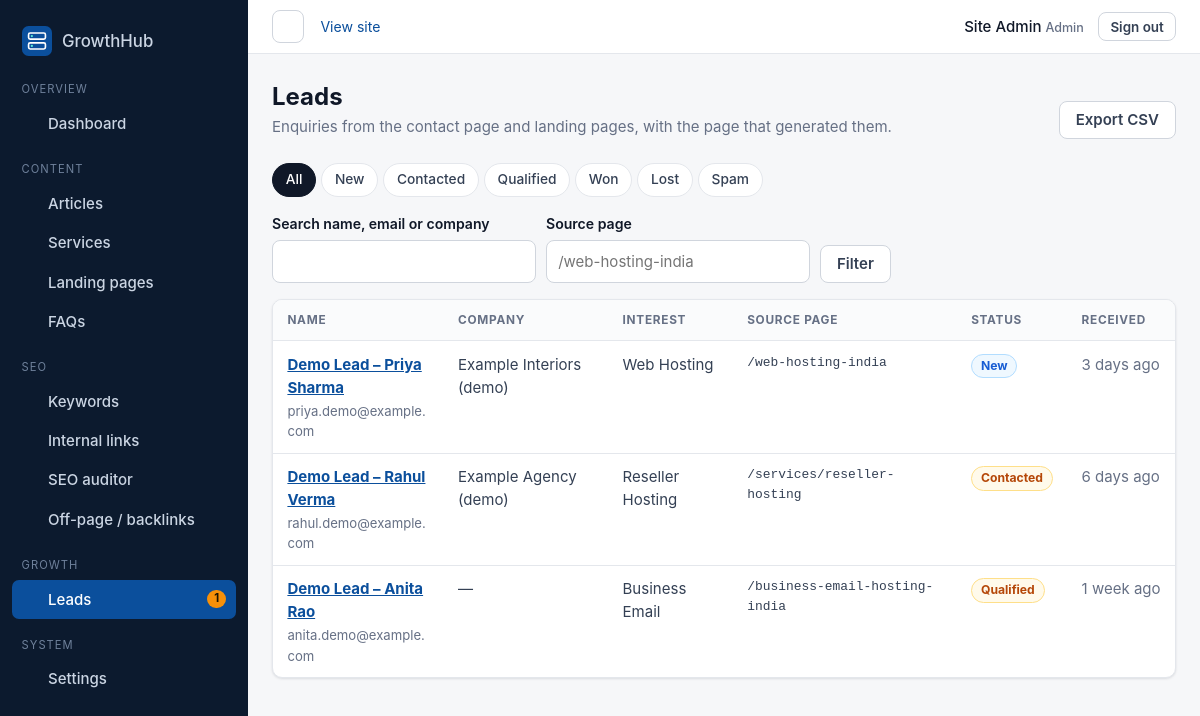
Before: /admin/leads/index.php (signed in) with the older database file.
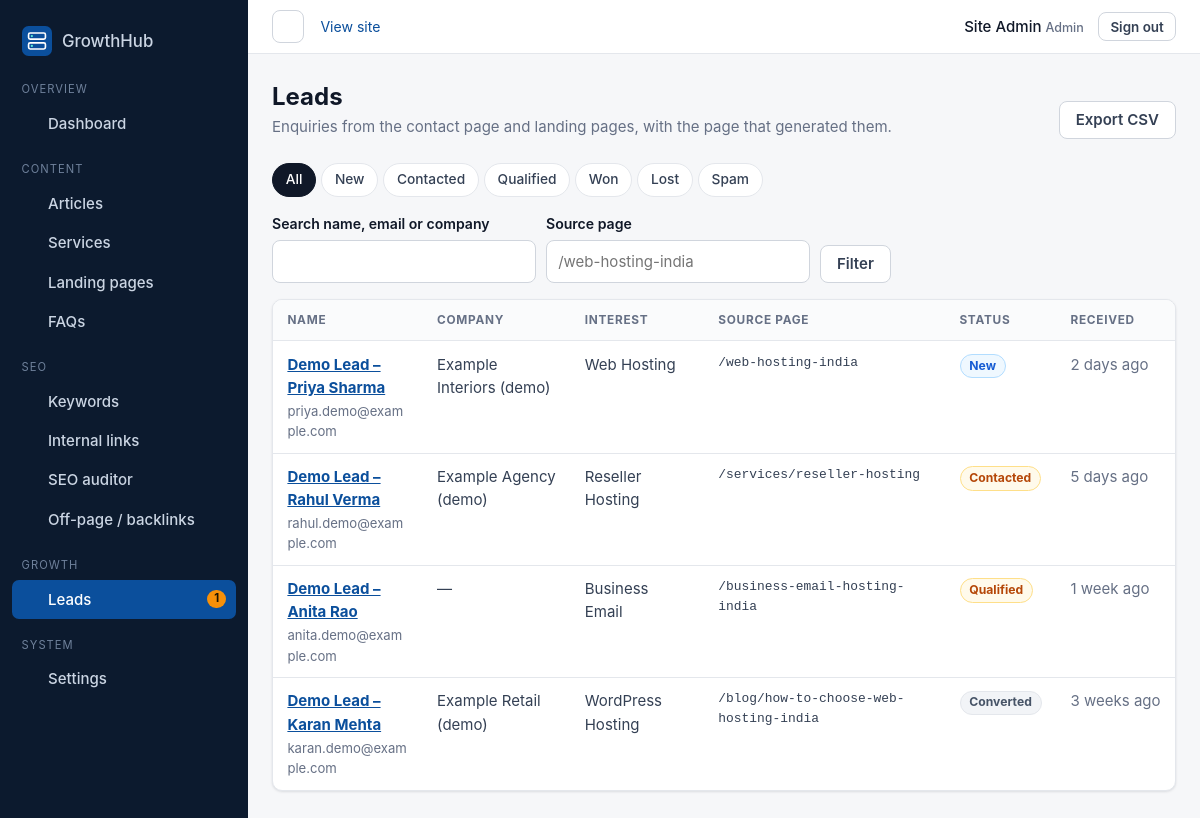
After: the same page with the newer database file.
### tables this page shows
CREATE TABLE users (
    id            INT UNSIGNED AUTO_INCREMENT PRIMARY KEY,
    name          VARCHAR(100) NOT NULL,
    email         VARCHAR(190) NOT NULL,
    password_hash VARCHAR(255) NOT NULL,
    role          ENUM('admin', 'editor') NOT NULL DEFAULT 'editor',
    last_login_at DATETIME NULL,
    notifications_seen_at DATETIME NULL,
    created_at    DATETIME NOT NULL DEFAULT CURRENT_TIMESTAMP,
    updated_at    DATETIME NOT NULL DEFAULT CURRENT_TIMESTAMP ON UPDATE CURRENT_TIMESTAMP,
    UNIQUE KEY uq_users_email (email)
);

CREATE TABLE leads (
    id          INT UNSIGNED AUTO_INCREMENT PRIMARY KEY,
    name        VARCHAR(100) NOT NULL,
    email       VARCHAR(190) NOT NULL,
    phone       VARCHAR(20)  NULL,
    company     VARCHAR(150) NULL,
    interest    VARCHAR(120) NULL COMMENT 'Requirement chosen on the form',
    message     TEXT NOT NULL,
    source_page VARCHAR(255) NOT NULL DEFAULT '/',
    keyword     VARCHAR(150) NULL COMMENT 'Primary keyword of the page that captured the lead',
    campaign    VARCHAR(100) NULL COMMENT 'utm_campaign / utm_source when present',
    status      ENUM('new', 'contacted', 'qualified', 'converted', 'closed', 'spam') NOT NULL DEFAULT 'new',
    admin_notes TEXT NULL,
    ip_hash     CHAR(64) NOT NULL,
    created_at  DATETIME NOT NULL DEFAULT CURRENT_TIMESTAMP,
    updated_at  DATETIME NOT NULL DEFAULT CURRENT_TIMESTAMP ON UPDATE CURRENT_TIMESTAMP,
    KEY idx_leads_status_created (status, created_at),
    KEY idx_leads_ip_created (ip_hash, created_at),
    KEY idx_leads_source (source_page)
);

### includes/bootstrap.php (called while the page is built, shortened)
<?php
function config(string $key, $default = null)
{
    $value = $GLOBALS['__config'];
    foreach (explode('.', $key) as $part) {
        $value = $value[$part];
    }
    return $value;
}
require APP_ROOT . '/config/database.php';
require APP_ROOT . '/includes/functions.php';
require APP_ROOT . '/includes/errors.php';
require APP_ROOT . '/includes/auth.php';
require APP_ROOT . '/includes/ui.php';
require APP_ROOT . '/modules/content/posts.php';
require APP_ROOT . '/modules/faqs/faqs.php';
require APP_ROOT . '/modules/leads/leads.php';

### includes/auth.php (called while the page is built, shortened)
<?php
function current_user(): ?array
{
    static $user = false;
    if ($user !== false) {
        return $user;
    }
    $id = $_SESSION['user_id'] ?? null;
    $user = $id ? db_one('SELECT id, name, email, role FROM users WHERE id = ?', [$id]) : null;
    return $user;
}
function require_admin(array $roles = ['admin', 'editor']): array
{
    $idle = (int) config('session.idle_timeout');
    $user = current_user();
    return $user;
}

### config/database.php (called while the page is built, shortened)
<?php
function db(): PDO
{
    static $pdo = null;
    if ($pdo instanceof PDO) {
        return $pdo;
    }
    $c = config('db');
    $dsn = sprintf('mysql:host=%s;port=%d;dbname=%s;charset=%s', $c['host'], (int) $c['port'], $c['name'], $c['charset']);
    $pdo = new PDO($dsn, $c['user'], $c['pass'], [
        PDO::ATTR_ERRMODE            => PDO::ERRMODE_EXCEPTION,
        PDO::ATTR_DEFAULT_FETCH_MODE => PDO::FETCH_ASSOC,
        PDO::ATTR_EMULATE_PREPARES   => false,
        PDO::ATTR_STRINGIFY_FETCHES  => false,
    ]);
    $pdo->exec("SET time_zone = '+05:30'");
    return $pdo;
}
function db_query(string $sql, array $params = []): PDOStatement
{
    $stmt = db()->prepare($sql);
    $stmt->execute($params);
    return $stmt;
}
function db_one(string $sql, array $params = []): ?array
{
    $row = db_query($sql, $params)->fetch();
    return $row === false ? null : $row;
}
function db_all(string $sql, array $params = []): array
{
    return db_query($sql, $params)->fetchAll();
}
function db_value(string $sql, array $params = [])
{
    $value = db_query($sql, $params)->fetchColumn();
    return $value === false ? null : $value;
}

### admin/_init.php (called while the page is built, shortened)
<?php
require_once __DIR__ . '/../includes/bootstrap.php';
require_once APP_ROOT . '/includes/admin_ui.php';
if (!defined('ADMIN_PUBLIC')) {
    $user = require_admin($ADMIN_ROLES ?? ['admin', 'editor']);
}

### modules/leads/leads.php (called while the page is built, shortened)
<?php
function leads_admin_list(string $status, string $search, int $limit, int $offset, string $source = ''): array
{
    [$where, $params] = leads_admin_filter($status, $search, $source);
    return db_all('SELECT id, name, email, phone, company, interest, source_page, status, created_at FROM leads'
        . $where . ' ORDER BY created_at DESC LIMIT ' . (int) $limit . ' OFFSET ' . (int) $offset, $params);
}
function leads_admin_count(string $status, string $search, string $source = ''): int
{
    [$where, $params] = leads_admin_filter($status, $search, $source);
    return (int) db_value('SELECT COUNT(*) FROM leads' . $where, $params);
}
function leads_admin_filter(string $status, string $search, string $source = ''): array
{
    $clauses = [];
    $params = [];
    return [$clauses ? ' WHERE ' . implode(' AND ', $clauses) : '', $params];
}

### admin/leads/index.php (the view, shortened to what this page needs)
<?php
require __DIR__ . '/../_init.php';
$status = input('status', '', 'get');
$search = mb_substr(input('q', '', 'get'), 0, 100);
$source = mb_substr(input('source', '', 'get'), 0, 255);
$pager = paginate(leads_admin_count($status, $search, $source), 25);
$leads = leads_admin_list($status, $search, $pager['per_page'], $pager['offset'], $source);
admin_header('Leads', 'leads');
?>
<div class="page-head">
    <div><h1>Leads</h1><p>Enquiries from the contact page and landing pages, with the page that generated them.</p></div>
    <a class="btn btn-outline" href="<?= e(query_with(['export' => 'csv', 'page' => null])) ?>">Export CSV</a>
</div>
<nav class="tabs" aria-label="Filter by status">
    <a href="<?= e(url('/admin/leads/')) ?>"<?= $status === '' ? ' aria-current="page"' : '' ?>>All</a>
    <?php foreach (LEAD_STATUSES as $s): ?>
        <a href="<?= e(url('/admin/leads/?status=' . $s)) ?>"<?= $status === $s ? ' aria-current="page"' : '' ?>><?= e(ucfirst($s)) ?></a>
    <?php endforeach; ?>
</nav>
<form class="filters" method="get">
    <div class="field"><label for="q">Search name, email or company</label><input type="search" id="q" name="q" value="<?= e($search) ?>"></div>
    <div class="field"><label for="source">Source page</label><input type="text" id="source" name="source" value="<?= e($source) ?>" placeholder="/web-hosting-india"></div>
    <button class="btn btn-outline" type="submit">Filter</button>
</form>
<?php if ($leads): ?>
<div class="table-wrap"><table>
    <thead><tr><th>Name</th><th>Company</th><th>Interest</th><th>Source page</th><th>Status</th><th>Received</th></tr></thead>
    <tbody>
    <?php foreach ($leads as $l): ?>
        <tr>
            <td><a href="<?= e(url('/admin/leads/view.php?id=' . $l['id'])) ?>"><strong><?= e($l['name']) ?></strong></a><span class="sub"><?= e($l['email']) ?></span></td>
            <td><?= e($l['company'] ?: '—') ?></td>
            <td><?= e($l['interest'] ?: '—') ?></td>
            <td class="mono"><?= e($l['source_page']) ?></td>
            <td><?= status_badge($l['status']) ?></td>
            <td class="nowrap muted" title="<?= e($l['created_at']) ?>"><?= e(time_ago($l['created_at'])) ?></td>
        </tr>
    <?php endforeach; ?>
    </tbody>
</table></div>
<?php else: ?>
    <?= admin_empty('No leads match these filters.') ?>
<?php endif; ?>
<?php admin_footer(); ?>

### includes/admin_ui.php (shortened to what this page needs)
<?php
function admin_header(string $title, string $active = ''): void
{
    echo render_partial(APP_ROOT . '/admin/partials/layout-top.php', ['title' => $title, 'active' => $active, 'user' => current_user()]);
}
function admin_footer(): void
{
    echo render_partial(APP_ROOT . '/admin/partials/layout-bottom.php');
}
function time_ago(?string $date): string
{
    $diff = time() - strtotime($date);
    foreach ([86400 * 30 => 'month', 86400 * 7 => 'week', 86400 => 'day', 3600 => 'hour', 60 => 'minute'] as $secs => $unit) {
        if ($diff >= $secs) {
            $n = (int) floor($diff / $secs);
            return $n . ' ' . $unit . ($n > 1 ? 's' : '') . ' ago';
        }
    }
    return 'just now';
}

### admin/partials/layout-top.php (shortened to what this page needs)
<?php
$sections = [
    'Overview' => [
        'dashboard' => ['/admin/dashboard.php', 'Dashboard', 'trending'],
    ],
    'Content' => [
        'posts'    => ['/admin/posts/', 'Articles', 'book'],
        'services' => ['/admin/services/', 'Services', 'server'],
        'landing'  => ['/admin/landing-pages/', 'Landing pages', 'zap'],
        'faqs'     => ['/admin/faqs/', 'FAQs', 'headset'],
    ],
    'SEO' => [
        'keywords'  => ['/admin/keywords/', 'Keywords', 'search'],
        'links'     => ['/admin/links/', 'Internal links', 'layers'],
        'audits'    => ['/admin/audits/', 'SEO auditor', 'shield'],
        'backlinks' => ['/admin/backlinks/', 'Off-page / backlinks', 'globe'],
    ],
    'Growth' => [
        'leads' => ['/admin/leads/', 'Leads', 'users'],
    ],
];
if (($user['role'] ?? '') === 'admin') {
    $sections['System'] = ['settings' => ['/admin/settings/', 'Settings', 'cpu']];
}
$newLeads = (int) db_value("SELECT COUNT(*) FROM leads WHERE status = 'new'");
?>
<!doctype html>
<html lang="en">
<head>
    <link rel="stylesheet" href="<?= e(asset('css/admin.css')) ?>">
</head>
<body class="admin">
<div class="admin-shell">
    <aside class="sidebar" id="sidebar">
        <a class="sidebar-brand" href="<?= e(url('/admin/dashboard.php')) ?>">
            <img src="<?= e(url('/assets/images/logo.svg')) ?>" alt="" width="30" height="30">
            <span>GrowthHub</span>
        </a>
        <nav aria-label="Admin">
            <?php foreach ($sections as $heading => $items): ?>
                <p class="nav-heading"><?= e($heading) ?></p>
                <ul>
                    <?php foreach ($items as $key => [$href, $label, $ic]): ?>
                        <li>
                            <a href="<?= e(url($href)) ?>"<?= $active === $key ? ' aria-current="page"' : '' ?>>
                                <?= icon($ic, 'icon icon-sm') ?> <span><?= e($label) ?></span>
                                <?php if ($key === 'leads' && $newLeads > 0): ?><span class="nav-count" title="New leads"><?= $newLeads ?></span><?php endif; ?>
                            </a>
                        </li>
                    <?php endforeach; ?>
                </ul>
            <?php endforeach; ?>
        </nav>
    </aside>
    <div class="admin-body">
        <header class="topbar">
            <button class="btn btn-icon sidebar-toggle" type="button" aria-controls="sidebar" aria-expanded="false">
                <?= icon('menu', 'icon icon-sm') ?><span class="visually-hidden">Toggle navigation</span>
            </button>
            <a class="topbar-site" href="<?= e(url('/')) ?>" target="_blank" rel="noopener">View site <?= icon('external', 'icon icon-xs') ?></a>
            <div class="topbar-user">
                <span><?= e($user['name'] ?? '') ?> <small class="role"><?= e($user['role'] ?? '') ?></small></span>
                <form method="post" action="<?= e(url('/admin/logout.php')) ?>" class="inline-form">
                    <button class="btn btn-sm btn-outline" type="submit">Sign out</button>
                </form>
            </div>
        </header>
        <main id="admin-main" class="admin-main" tabindex="-1">

### includes/ui.php (shortened to what this page needs)
<?php
function icon(string $name, string $class = 'icon'): string
{
    $paths = [
        'server'    => '<rect x="3" y="4" width="18" height="7" rx="2"/><rect x="3" y="13" width="18" height="7" rx="2"/><path d="M7 7.5h.01M7 16.5h.01"/>',
        'wordpress' => '<circle cx="12" cy="12" r="9"/><path d="M5 9l3.5 10L12 10l3.5 9L19 9M4 9h5M15 9h5"/>',
        'layers'    => '<path d="M12 3l9 5-9 5-9-5 9-5z"/><path d="M3 13l9 5 9-5"/>',
        'cpu'       => '<rect x="6" y="6" width="12" height="12" rx="2"/><path d="M9 2v4M15 2v4M9 18v4M15 18v4M2 9h4M2 15h4M18 9h4M18 15h4"/>',
        'globe'     => '<circle cx="12" cy="12" r="9"/><path d="M3 12h18M12 3a14 14 0 010 18M12 3a14 14 0 000 18"/>',
        'mail'      => '<rect x="3" y="5" width="18" height="14" rx="2"/><path d="M3 7l9 6 9-6"/>',
        'lock'      => '<rect x="5" y="11" width="14" height="10" rx="2"/><path d="M8 11V7a4 4 0 018 0v4"/>',
        'users'     => '<circle cx="9" cy="8" r="3.5"/><path d="M2.5 20a6.5 6.5 0 0113 0M16 4.5a3.5 3.5 0 010 7M18 14a6 6 0 013.5 6"/>',
        'check'     => '<path d="M5 12.5l4.5 4.5L19 7"/>',
        'arrow'     => '<path d="M5 12h14M13 6l6 6-6 6"/>',
        'shield'    => '<path d="M12 3l8 3v6c0 5-3.5 8-8 9-4.5-1-8-4-8-9V6l8-3z"/><path d="M9 12l2 2 4-4"/>',
        'zap'       => '<path d="M13 2L4 14h7l-1 8 9-12h-7l1-8z"/>',
        'headset'   => '<path d="M4 14v-2a8 8 0 0116 0v2"/><rect x="3" y="14" width="4" height="6" rx="1.5"/><rect x="17" y="14" width="4" height="6" rx="1.5"/>',
        'trending'  => '<path d="M3 17l6-6 4 4 8-8M15 7h6v6"/>',
        'book'      => '<path d="M4 5a2 2 0 012-2h13v16H6a2 2 0 00-2 2V5z"/><path d="M4 19a2 2 0 012-2h13"/>',
        'menu'      => '<path d="M4 7h16M4 12h16M4 17h16"/>',
        'search'    => '<circle cx="11" cy="11" r="7"/><path d="M20 20l-4-4"/>',
        'external'  => '<path d="M14 4h6v6M20 4l-9 9M18 14v5a1 1 0 01-1 1H5a1 1 0 01-1-1V7a1 1 0 011-1h5"/>',
    ];
    $path = $paths[$name] ?? $paths['server'];
    return '<svg class="' . e($class) . '" viewBox="0 0 24 24" fill="none" stroke="currentColor" stroke-width="1.8" '
        . 'stroke-linecap="round" stroke-linejoin="round" aria-hidden="true" focusable="false">' . $path . '</svg>';
}

### includes/functions.php (shortened to what this page needs)
<?php
function e($value): string
{
    return htmlspecialchars((string) ($value ?? ''), ENT_QUOTES | ENT_SUBSTITUTE | ENT_HTML5, 'UTF-8');
}
function base_path(): string
{
    static $path = null;
    if ($path === null) {
        $path = rtrim((string) parse_url(config('app.base_url'), PHP_URL_PATH), '/');
    }
    return $path;
}
function url(string $path = '/'): string
{
    $path = '/' . ltrim($path, '/');
    return base_path() . ($path === '/' ? '/' : $path);
}
function asset(string $path): string
{
    $file = APP_ROOT . '/assets/' . ltrim($path, '/');
    $version = is_file($file) ? filemtime($file) : 0;
    return url('/assets/' . ltrim($path, '/')) . '?v=' . $version;
}
function input(string $key, string $default = '', string $source = 'post'): string
{
    $bag = $source === 'get' ? $_GET : $_POST;
    $value = $bag[$key] ?? $default;
    return is_string($value) ? trim($value) : $default;
}
function input_int(string $key, int $default = 0, string $source = 'get'): int
{
    $bag = $source === 'get' ? $_GET : $_POST;
    $value = filter_var($bag[$key] ?? null, FILTER_VALIDATE_INT);
    return $value === false || $value === null ? $default : $value;
}
function paginate(int $total, int $perPage, ?int $page = null): array
{
    $pages = max(1, (int) ceil($total / $perPage));
    $page = $page ?? input_int('page', 1);
    $page = min(max(1, $page), $pages);
    return ['page' => $page, 'per_page' => $perPage, 'offset' => ($page - 1) * $perPage, 'total' => $total, 'pages' => $pages];
}
function query_with(array $changes): string
{
    $query = array_filter(array_merge($_GET, $changes), fn($v) => $v !== null && $v !== '');
    return $query ? '?' . http_build_query($query) : '';
}
function render_partial(string $file, array $vars = []): string
{
    extract($vars, EXTR_SKIP);
    require $file;
    return (string) ob_get_clean();
}
function status_badge(string $status): string
{
    $map = [
        'published' => 'success', 'live' => 'success', 'active' => 'success', 'won' => 'success', 'mapped' => 'success',
        'draft' => 'muted', 'paused' => 'muted', 'closed' => 'muted', 'inactive' => 'muted', 'archived' => 'muted',
        'new' => 'info', 'opportunity' => 'info', 'researching' => 'info',
        'pending' => 'warning', 'submitted' => 'warning', 'contacted' => 'warning', 'qualified' => 'warning', 'targeting' => 'warning',
        'rejected' => 'danger', 'lost' => 'danger', 'spam' => 'danger',
    ];
    $tone = $map[strtolower($status)] ?? 'muted';
    return '<span class="badge badge-' . $tone . '">' . e(ucfirst($status)) . '</span>';
}

### admin/partials/layout-bottom.php
        </main>
    </div>
</div>
</body>
</html>

Changed rows visible on the page:
changed leads "Demo Lead – Priya Sharma": created_at "3 days ago" → "2 days ago"
changed leads "Demo Lead – Rahul Verma": created_at "6 days ago" → "5 days ago"
added leads: name "Demo Lead – Karan Mehta", email "karan.demo@example.com", company "Example Retail (demo)", interest "WordPress Hosting", source_page "/blog/how-to-choose-web-hosting-india", status "Converted", created_at "3 weeks ago"
